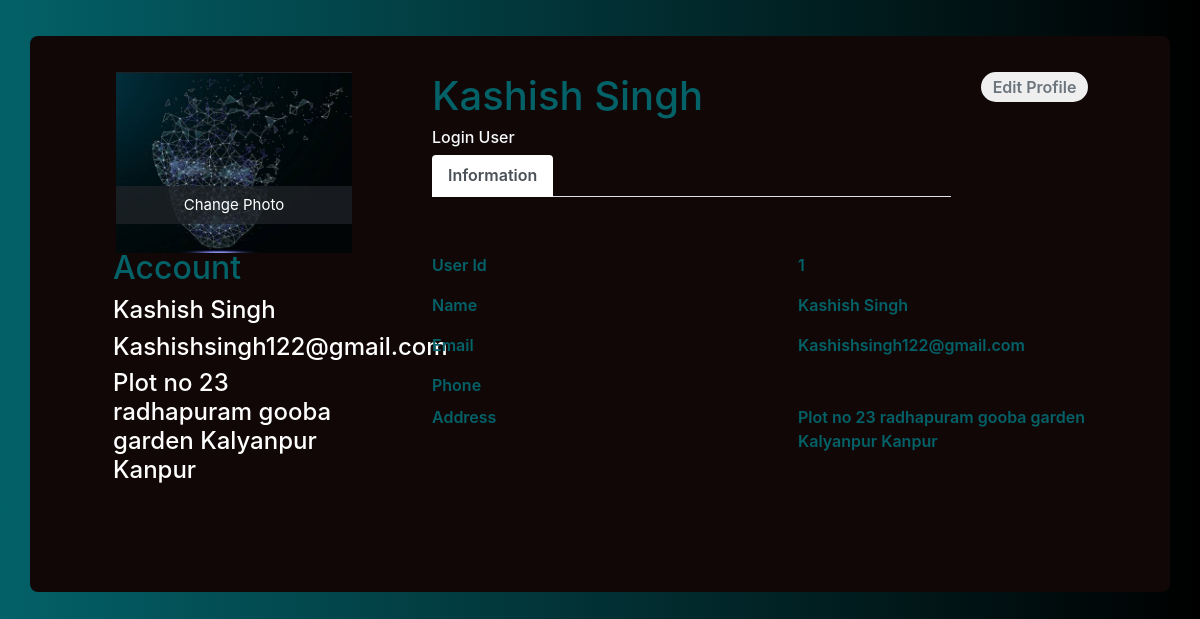
Page /profile/1/ on the committed database.
### Face_Detection/models.py (models this page shows, shortened)
class UserProfile(models.Model):
    face_id = models.IntegerField(primary_key=True)
    name = models.CharField(max_length=50)
    address = models.CharField(max_length = 100)
    phone = models.CharField(max_length =  10)
    email = models.CharField(max_length = 20)
    image = models.ImageField(upload_to='profile_image', blank=True)

### Face_Detection/views.py (the view)
# urls.py: path('profile/<int:face_id>/', profile_view, name='profile'),
def profile_view(request, face_id):
    try:
        face_id = int(face_id)
        user_profile = {
            'user': UserProfile.objects.get(face_id=face_id)
        }
    except UserProfile.DoesNotExist:
        raise HttpResponse("UserProfile does not exist")
    return render(request, 'faceDetection/userpro.html', {'user_profile': user_profile})

### templates/faceDetection/userpro.html (shortened to what this page needs)
<link href="//maxcdn.bootstrapcdn.com/bootstrap/4.1.1/css/bootstrap.min.css" rel="stylesheet" id="bootstrap-css">
<!DOCTYPE html>
<html lang="en">
<head>
</head>
<body>
    <div class="container emp-profile">
                <form method="post">
                    <div class="row">
                        <div class="col-md-4">
                            <div class="profile-img">
                                <img src="/profile_image/img1.jpeg" alt=""/>
                                <div class="file btn btn-lg btn-primary">
                                    Change Photo
                                </div>
                            </div>
                        </div>
                        <div class="col-md-6">
                            <div class="profile-head">
                                        <h1 style="color:#036168;">
                                            {{ user_profile.user.name }}
                                        </h1>
                                        <h6>
                                          Login User
                                        </h6>
                                <ul class="nav nav-tabs" id="myTab" role="tablist">
                                    <li class="nav-item">
                                        <a class="nav-link active" id="home-tab" data-toggle="tab" href="" role="tab" aria-controls="home" aria-selected="true">Information</a>
                                    </li>
                                </ul>
                            </div>
                        </div>
                        <div class="col-md-2">
                            <input  type="submit" class="profile-edit-btn" name="btnAddMore" value="Edit Profile"/>
                        </div>
                    </div>
                    <div class="row">
                        <div class="col-md-4">
                            <div class="profile-work">
                                <h2 style="color:#036168;">Account</h2>
                                <a href=""><h4>{{ user_profile.user.name }}</h4></a>
                                <a href=""><h4>{{ user_profile.user.email }}</h4></a>
                                <a href=""><h4>{{ user_profile.user.address }}</h4></a>
                            </div>
                        </div>
                        <div class="col-md-8">
                            <div class="tab-content profile-tab" id="myTabContent">
                                <div class="tab-pane fade show active" id="home" role="tabpanel" aria-labelledby="home-tab">
                                            <div class="row">
                                                <div style="color:#036168;" class="col-md-6">
                                                    <label>User Id</label>
                                                </div>
                                                <div class="col-md-6">
                                                    <p>{{ user_profile.user.face_id }}</p>
                                                </div>
                                            </div>
                                            <div style="color:#036168;" class="row">
                                                <div class="col-md-6">
                                                    <label>Name</label>
                                                </div>
                                                <div class="col-md-6">
                                                    <p>{{ user_profile.user.name }}</p>
                                                </div>
                                            </div>
                                            <div style="color:#036168;" class="row">
                                                <div class="col-md-6">
                                                    <label>Email</label>
                                                </div>
                                                <div class="col-md-6">
                                                    <p>{{ user_profile.user.email }}</p>
                                                </div>
                                            </div>
                                            <div style="color:#036168;" class="row">
                                                <div class="col-md-6">
                                                    <label>Phone</label>
                                                </div>
                                                <div class="col-md-6">
                                                </div>
                                            </div>
                                           <div style="color:#036168;" class="row">
                                                <div class="col-md-6">
                                                    <label>Address</label>
                                                </div>
                                                <div class="col-md-6">
                                                    <p>{{user_profile.user.address}}</p>
                                                </div>
                                            </div>
                                </div>
                            </div>
                        </div>
                    </div>
                </form>
            </div>
</body>
</html>

### templates/faceDetection/userpro.html (style rules this page uses)
body { background: -webkit-linear-gradient(left, #036168,black); }
.emp-profile { padding: 3%; margin-top: 3%; margin-bottom: 3%; border-radius: 0.5rem; background: #110707; }
.profile-img { text-align: center; }
.profile-img img { width: 70%; height: 100%; }
.profile-img .file { position: relative; overflow: hidden; margin-top: -20%; width: 70%; border: none; border-radius: 0; font-size: 15px; background: #212529b8; }
.profile-head h6 { color: #f7f9fc; }
.profile-edit-btn { border: none; border-radius: 1.5rem; width: 70%; padding: 2%; font-weight: 600; color: #6c757d; cursor: pointer; }
.profile-head .nav-tabs { margin-bottom: 5%; }
.profile-head .nav-tabs .nav-link { font-weight: 600; border: none; }
.profile-head .nav-tabs .nav-link.active { border: none; border-bottom: 2px solid white; }
.profile-work { padding: 14%; margin-top: -15%; }
.profile-work a { text-decoration: none; color:white; font-weight: 600; font-size: 14px; }
.profile-tab label { font-weight: 600; }
.profile-tab p { font-weight: 600; color: #036168; }

### rows in the picture
UserProfile: user.name "Kashish Singh", user.email "Kashishsingh122@gmail.com", user.address "Plot no 23 radhapuram gooba garden Kalyanpur Kanpur", user.face_id "1"
